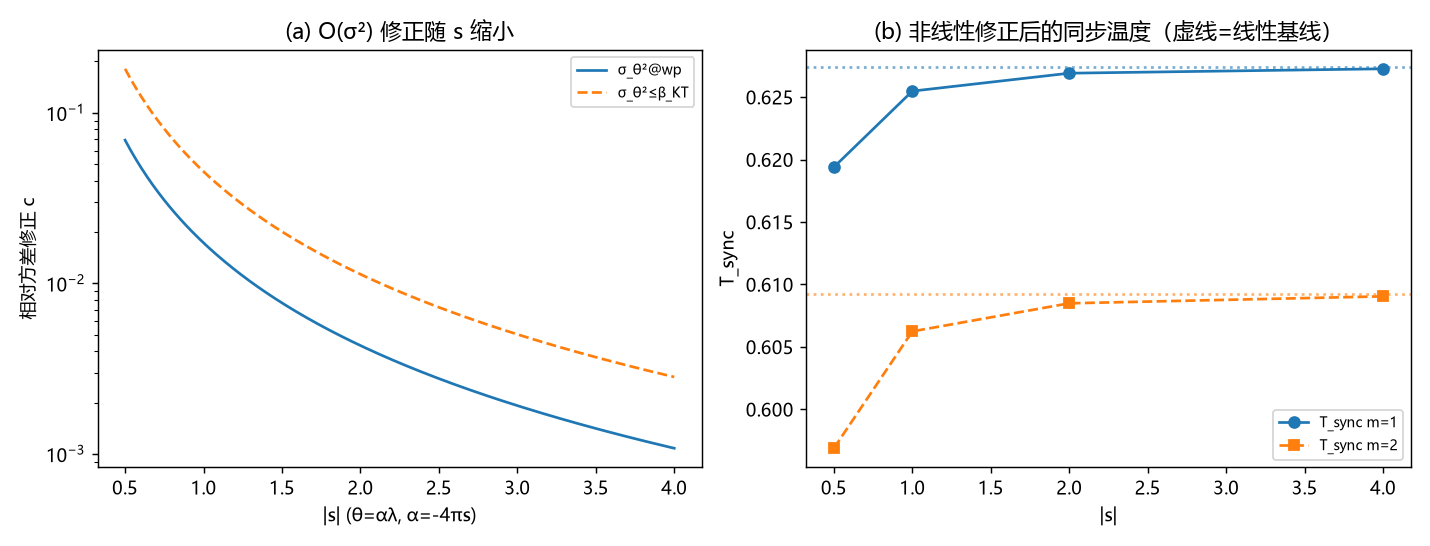

The script that saved this image:
# 环 15 / 审-6（第 181 轮）：O(σ²) 非线性修正——λ = ln√(1−ε/2π) 的二阶项
# 结论口径：相对方差修正 = 2σ_ε²/(2π−ε₀)² = σ_θ²/(2π² s²)（用 α=-4πs、σ_ε/(2π−ε₀)=2σ_θ/|α|）
# 等价于把 E_c/k_BT 除以 (1+c)，c = 相对修正 ⇒ 直接复用基准脚本的 y_of/solve_tsync 结构。
import json
import numpy as np
import matplotlib
matplotlib.use("Agg")
import matplotlib.pyplot as plt
from scipy.optimize import brentq
import runpy

BASE = runpy.run_path("环15锁定概率复合_两分支核对.py")
PC = BASE["PC"]; EC = BASE["EC"]; TC = BASE["TC"]
p_pair = BASE["p_pair"]

A_WP = 3.802960                     # 工作点 a = Φ^-1(1-y/2)
SIG2_WP = np.pi ** 2 / (2.0 * A_WP ** 2)   # σ_θ² = (π/(√2 a))²
SIG2_BKT = 0.89294                  # β_KT 上界（σ_θ² ≤ β_KT）

def corr(sig2, s):
    return sig2 / (2.0 * np.pi ** 2 * s ** 2)

def t_sync(sig2, s, m):
    c = corr(sig2, s)
    ece = EC / (1.0 + c)
    y = lambda t: 0.0 if t <= 0 else 2.0 * np.pi * np.exp(-ece / t)
    f = lambda t: p_pair(t) * (1.0 - y(t)) ** m - PC
    return brentq(f, TC, 1.5, xtol=1e-12)

rows = []
for s in (0.5, 1.0, 2.0, 4.0):
    c_wp = corr(SIG2_WP, s); c_b = corr(SIG2_BKT, s)
    ece = EC / (1.0 + c_wp)
    y_tc = 2.0 * np.pi * np.exp(-ece / TC)
    y0 = 2.0 * np.pi * np.exp(-EC / TC)
    rows.append(dict(s=s, alpha=-4 * np.pi * s, c_at_wp=c_wp, c_at_bkt=c_b,
                     y_Tc=y_tc, y_Tc_ratio=y_tc / y0,
                     T_sync_m1=t_sync(SIG2_WP, s, 1), T_sync_m2=t_sync(SIG2_WP, s, 2),
                     T_sync_m1_bkt=t_sync(SIG2_BKT, s, 1)))

T1_0 = BASE["out"]["T_sync_m1"]; T2_0 = BASE["out"]["T_sync_m2"]
out = dict(sigma2_wp=SIG2_WP, sigma2_bkt=SIG2_BKT, EC=EC, a_wp=A_WP,
           y_Tc_linear=2.0 * np.pi * np.exp(-EC / TC),
           T_sync_m1_linear=T1_0, T_sync_m2_linear=T2_0, rows=rows)

with open("环15锁定概率_非线性修正.json", "w", encoding="utf-8") as f:
    json.dump(out, f, ensure_ascii=False, indent=2)

fig, axes = plt.subplots(1, 2, figsize=(11, 4.2))
ax = axes[0]
ss = np.linspace(0.5, 4.0, 200)
ax.plot(ss, [corr(SIG2_WP, x) for x in ss], label="σ_θ²@wp")
ax.plot(ss, [corr(SIG2_BKT, x) for x in ss], "--", label="σ_θ²≤β_KT")
ax.set(xlabel="|s| (θ=αλ, α=-4πs)", ylabel="相对方差修正 c", title="(a) O(σ²) 修正随 s 缩小")
ax.legend(fontsize=8); ax.set_yscale("log")
ax = axes[1]
ax.plot([r["s"] for r in rows], [r["T_sync_m1"] for r in rows], "o-", label="T_sync m=1")
ax.plot([r["s"] for r in rows], [r["T_sync_m2"] for r in rows], "s--", label="T_sync m=2")
ax.axhline(T1_0, color="C0", ls=":", alpha=0.6); ax.axhline(T2_0, color="C1", ls=":", alpha=0.6)
ax.set(xlabel="|s|", ylabel="T_sync", title="(b) 非线性修正后的同步温度（虚线=线性基线）")
ax.legend(fontsize=8)
fig.tight_layout(); fig.savefig("环15锁定概率_非线性修正.png", dpi=130)

for r in rows:
    print("s=%.1f  c_wp=%.4f  c_bkt=%.4f  y_Tc/y0=%.2f  T1=%.6f (%.6f)  T2=%.6f (%.6f)"
          % (r["s"], r["c_at_wp"], r["c_at_bkt"], r["y_Tc_ratio"],
             r["T_sync_m1"], T1_0, r["T_sync_m2"], T2_0))
print("sigma2_wp=%.6f  sigma2_bkt=%.4f" % (SIG2_WP, SIG2_BKT))
print("图片: 环15锁定概率_非线性修正.png")
